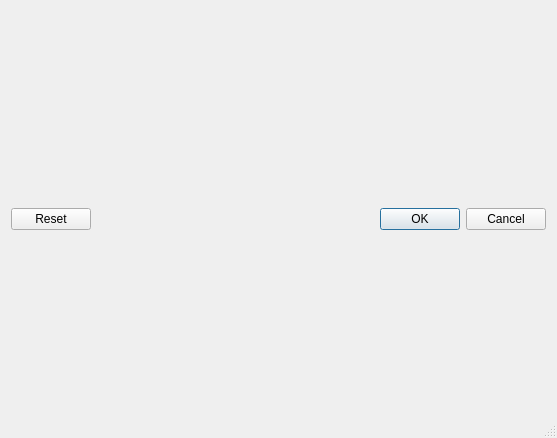
<?xml version="1.0" encoding="UTF-8"?>
<ui version="4.0">
 <class>EquationDialog</class>
 <widget class="QDialog" name="EquationDialog">
  <property name="geometry">
   <rect>
    <x>0</x>
    <y>0</y>
    <width>557</width>
    <height>438</height>
   </rect>
  </property>
  <property name="mouseTracking">
   <bool>true</bool>
  </property>
  <property name="windowTitle">
   <string>Equation</string>
  </property>
  <property name="sizeGripEnabled">
   <bool>true</bool>
  </property>
  <layout class="QVBoxLayout" name="verticalLayout">
   <item>
    <layout class="QVBoxLayout" name="verticalLayout_graph"/>
   </item>
   <item>
    <widget class="QDialogButtonBox" name="buttonBox">
     <property name="mouseTracking">
      <bool>false</bool>
     </property>
     <property name="orientation">
      <enum>Qt::Horizontal</enum>
     </property>
     <property name="standardButtons">
      <set>QDialogButtonBox::Cancel|QDialogButtonBox::Ok|QDialogButtonBox::Reset</set>
     </property>
     <property name="centerButtons">
      <bool>false</bool>
     </property>
    </widget>
   </item>
  </layout>
 </widget>
 <resources/>
 <connections>
  <connection>
   <sender>buttonBox</sender>
   <signal>accepted()</signal>
   <receiver>EquationDialog</receiver>
   <slot>accept()</slot>
   <hints>
    <hint type="sourcelabel">
     <x>248</x>
     <y>254</y>
    </hint>
    <hint type="destinationlabel">
     <x>157</x>
     <y>274</y>
    </hint>
   </hints>
  </connection>
  <connection>
   <sender>buttonBox</sender>
   <signal>rejected()</signal>
   <receiver>EquationDialog</receiver>
   <slot>reject()</slot>
   <hints>
    <hint type="sourcelabel">
     <x>316</x>
     <y>260</y>
    </hint>
    <hint type="destinationlabel">
     <x>286</x>
     <y>274</y>
    </hint>
   </hints>
  </connection>
 </connections>
</ui>
